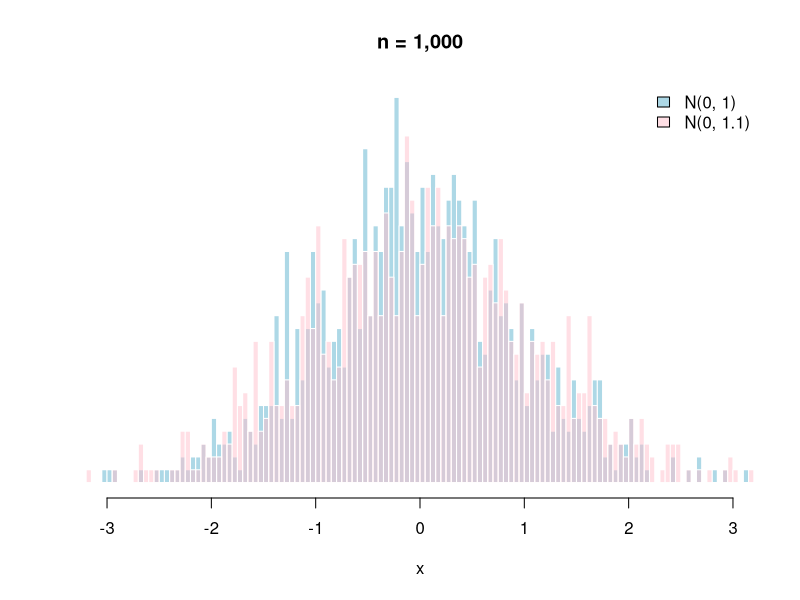

Write R code to recreate this figure.
# Normal distributions with different number of observations and standard deviations

set.seed(12)

# N(0, 1)
random_normal_1 <- rnorm(n = 1000,
                         mean = 0,
                         sd = sqrt(1))

# N(0, 1.1)
random_normal_2 <- rnorm(n = 1000,
                         mean = 0,
                         sd = sqrt(1.1))

# Transparent colors
t_col <- function(color, percent = 50, name = NULL)
{
  # color = color name
  # percent = % transparency
  # name = an optional name for the color
  
  # Get RGB values for named color
  rgb.val <- col2rgb(color)
  
  # Make new color using input color as base and alpha set by transparency
  t.col <- rgb(rgb.val[1], rgb.val[2], rgb.val[3],
               max = 255,
               alpha = (100 - percent) * 255 / 100,
               names = name)
  
  # Save the color
  invisible(t.col)
}

mycol <- t_col("pink", perc = 50, name = "lt.pink")

# Plot first histogram
hist(
  random_normal_1,
  breaks = 100,
  main = "n = 1,000",
  xlab = "x",
  xlim = c(-3, 3),
  yaxt = "n",
  ylab = "",
  col = "lightblue",
  border = FALSE
)

# Add the second histogram on top of the first
hist(
  random_normal_2,
  breaks = 100,
  col = mycol,
  border = FALSE,
  add = TRUE
)

# Add a legend if needed
legend(
  "topright",
  legend = c("N(0, 1)", "N(0, 1.1)"),
  bty="n",
  fill = c("lightblue", mycol)
)
